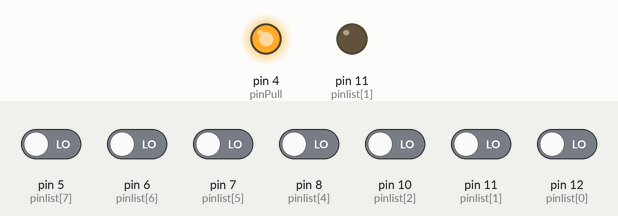
The sketch below on a simulated Arduino Uno, built with avr-gcc and run on an emulated ATmega328P. Shown: output pins drawn as LEDs (lit = HIGH). The test bench sets the inputs (shaded band); at power-on: pin 5 (pinlist[7]), pin 6 (pinlist[6]), pin 7 (pinlist[5]), pin 8 (pinlist[4]), pin 10 (pinlist[2]), pin 11 (pinlist[1]), pin 12 (pinlist[0]) LOW. What the sketch prints to the serial monitor is not drawn.

Above: at 2.2 s.
Timing chart, 0 to 7.6 s (numbered marks = the images above):
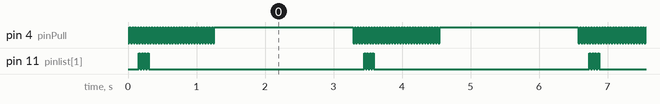

The sketch:

USB_cable_tester.ino
```cpp
/*  USB cable tester
 * Send a level high or low on one side of the cable and read from the other side.
 * Then do the same the other way.
 * Display result on the serial monitor.
 * Only testing for continuity. No performance test.
 * Connector 1
 * VBUS --> D12
 * D+   --> D11
 * D-   --> D10
 * GND  --> D9
 *
 * Connector 2
 * VBUS --> D8
 * D+   --> D7
 * D-   --> D6
 * GND  --> D5
 *
 * All 8 lines tired to a 2.2k Ohms resistor
 * Common of the resistors tired to D4
 */
uint8_t pinlist[8] = {12, 11, 10, 9, 8, 7, 6, 5};
char* pinName[4]={"VBUS "," D-  "," D+  ","GND  "};
uint8_t pinPull = 4;
uint8_t cableState[4][4];

// fill the table with 0
void clearTable(void){
  for (int i = 0; i < 4; i++) {
    for (int j = 0; j < 4; j++) {
      cableState[i][j] = 0;
    }
  }
}

// display the connections detected during the scan
void displayTable(void){
  char* stateStr[4] = {"  _| ","  ~~ ","  ?? "};
  Serial.print("      ");
  for(int i = 0; i< 4; i++){
    Serial.print(pinName[i]);
  }
  Serial.println();
  for (int i = 0; i < 4; i++) {
    Serial.print(pinName[i]);
    for (int j = 0; j < 4; j++) {
      int state = 4;
      switch (cableState[i][j]) {
        case 3:
        case 12:
        case 15:
          state = 0; // connected
          break;
        case 0:
          state = 1;
          break;
        default:
          state = 2;
          break;
      }
      Serial.print(stateStr[state]);
    }
    Serial.println("");
  }
  Serial.println("");
}

void setup() {
  Serial.begin(115200);

  for (int i = 0; i < 8; i++) {
    pinMode(pinlist[i], INPUT); // all I/Os HiZ
  }
  pinMode(pinPull,OUTPUT);
  digitalWrite(pinPull, HIGH);
}


void loop() {
  clearTable();

  // drive from connector one of the cable and read from connector two
  for (int i = 0; i < 4; i++) {
    pinMode(pinlist[i], OUTPUT);
    for (int j = 0; j < 4; j++) {
      // Output HIGH, lines pulled down
      digitalWrite(pinlist[i], HIGH);
      digitalWrite(pinPull, LOW);
      delay(20);
      int level = digitalRead(pinlist[j + 4]);
      cableState[i][j] |=  (level == HIGH) ? 1 : 0;

      // Output LOW, lines pulled high
      digitalWrite(pinlist[i], LOW);
      digitalWrite(pinPull, HIGH);
      delay(20);
      level = digitalRead(pinlist[j + 4]);
      cableState[i][j] |=  (level == LOW) ? 2 : 0;
    }
    pinMode(pinlist[i], INPUT);
  }

  // drive from connector two of the cable and read from connector one
  for (int i = 0; i < 4; i++) {
    pinMode(pinlist[i+4], OUTPUT);
      // Output HIGH, lines pulled down
    for (int j = 0; j < 4; j++) {
      digitalWrite(pinlist[i+4], HIGH);
      digitalWrite(pinPull, LOW);
      delay(20);
      int level = digitalRead(pinlist[j]);
      cableState[i][j] |=  (level == HIGH) ? 4 : 0;

      // Output LOW, lines pulled high
      digitalWrite(pinlist[i+4], LOW);
      digitalWrite(pinPull, HIGH);
      delay(20);
      level = digitalRead(pinlist[j]);
      cableState[i][j] |=  (level == LOW) ? 8 : 0;
      //Serial.println(cableState[i][j]);
    }
    pinMode(pinlist[i + 4], INPUT);
  }

  displayTable();
  delay(2000);
}
```

Measured:
- by itself, pin 4 (pinPull): moves between LOW and HIGH, repeating every 3.3 s
- by itself, pin 11 (pinlist[1]): repeats every 3.3 s: 3 × (LOW 0.02 s, HIGH 0.02 s), LOW 3.1 s, HIGH 0.02 s
- by itself, everything shown: repeats every 3.3 s, in 6 steps
